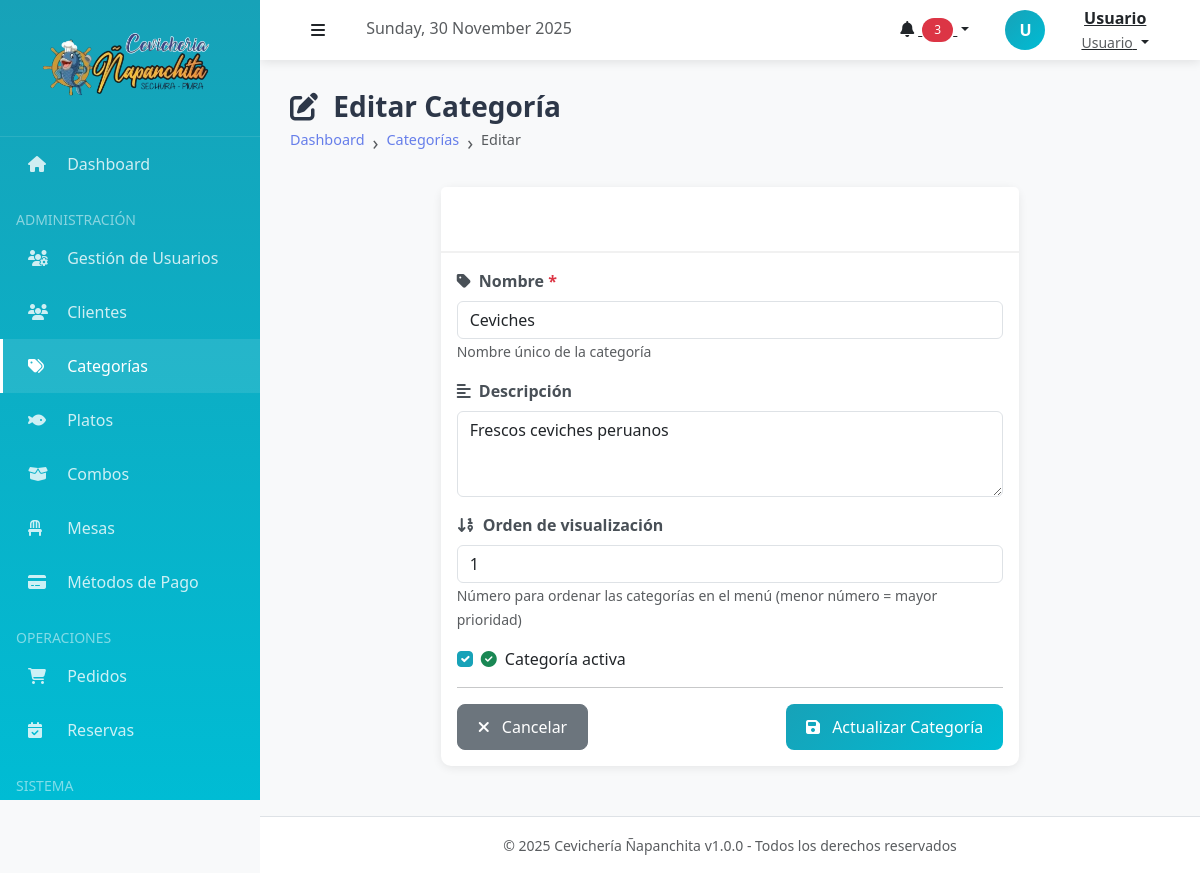
The app's page /index.php?action=categorias_editar&id=1 (signed in) with its own data.
### tables this page shows
CREATE TABLE categorias (
    id INT AUTO_INCREMENT PRIMARY KEY,
    nombre VARCHAR(50) UNIQUE NOT NULL,
    descripcion TEXT,
    orden INT DEFAULT 0 COMMENT 'Orden de visualizaciÃ³n',
    activo BOOLEAN DEFAULT TRUE,
    
    INDEX idx_categorias_activo (activo),
    INDEX idx_categorias_orden (orden)
);

### controllers/CategoriaController.php (called while the page is built, shortened)
<?php
require_once __DIR__ . '/../config/database.php';
require_once __DIR__ . '/../models/Categoria.php';
class CategoriaController
{
    private $categoria;
    public function __construct()
    {
        $database = new Database();
        $this->db = $database->getConnection();
        $this->categoria = new Categoria($this->db);
    }
    public function editar()
    {
        $id = $_GET['id'] ?? 0;
        $this->categoria->id = $id;
        $categoria = $this->categoria->obtenerPorId();
        require_once __DIR__ . '/../views/categorias/editar.php';
    }
}

### config/database.php (called while the page is built, shortened)
<?php
class Database
{
    private $host = "localhost";
    private $db_name = "napanchita_db";
    private $username = "root";
    private $password = "";
    public function getConnection()
    {
        try {
            $this->conn = new PDO(
                "mysql:host=" . $this->host . ";dbname=" . $this->db_name . ";charset=utf8mb4",
                $this->username,
                $this->password
            );
            $this->conn->setAttribute(PDO::ATTR_ERRMODE, PDO::ERRMODE_EXCEPTION);
            $this->conn->setAttribute(PDO::ATTR_EMULATE_PREPARES, false);
            return $this->conn;
        } catch (PDOException $e) {
            echo "Error de conexión: " . $e->getMessage();
            return null;
        }
    }
}

### models/Categoria.php (called while the page is built, shortened)
<?php
class Categoria
{
    private $conn;
    private $table = "categorias";
    public $id;
    public function __construct($db)
    {
        $this->conn = $db;
    }
    public function obtenerPorId()
    {
        $query = "SELECT * FROM " . $this->table . " WHERE id = :id LIMIT 1";
        $stmt = $this->conn->prepare($query);
        $stmt->bindParam(":id", $this->id, PDO::PARAM_INT);
        $stmt->execute();
        return $stmt->fetch(PDO::FETCH_ASSOC);
    }
}

### views/categorias/editar.php (the view, shortened to what this page needs)
<?php
include __DIR__ . '/../layouts/header.php';
?>
<div class="page-header">
    <h1><i class="fas fa-edit me-2"></i> Editar Categoría</h1>
    <nav aria-label="breadcrumb">
        <ol class="breadcrumb">
            <li class="breadcrumb-item"><a href="<?php echo BASE_URL; ?>index.php?action=dashboard">Dashboard</a></li>
            <li class="breadcrumb-item"><a href="<?php echo BASE_URL; ?>index.php?action=categorias">Categorías</a></li>
            <li class="breadcrumb-item active">Editar</li>
        </ol>
    </nav>
</div>
<div class="row">
    <div class="col-md-8 offset-md-2">
        <div class="card">
            <div class="card-header">
                <i class="fas fa-tags me-2"></i> Modificar Datos de la Categoría
            </div>
            <div class="card-body">
                <form action="<?php echo BASE_URL; ?>index.php?action=categorias_actualizar" method="POST" id="formEditarCategoria">
                    <div class="mb-3">
                        <label for="nombre" class="form-label">
                            <i class="fas fa-tag me-1"></i> Nombre <span class="text-danger">*</span>
                        </label>
                        <input type="text" class="form-control" id="nombre" name="nombre"
                            value="<?php echo htmlspecialchars($categoria['nombre']); ?>"
                            placeholder="Ej: Ceviches, Chicharrones, Bebidas" required maxlength="50">
                        <small class="form-text text-muted">Nombre único de la categoría</small>
                    </div>
                    <div class="mb-3">
                        <label for="descripcion" class="form-label">
                            <i class="fas fa-align-left me-1"></i> Descripción
                        </label>
                        <textarea class="form-control" id="descripcion" name="descripcion"
                            rows="3" placeholder="Descripción opcional de la categoría"><?php echo htmlspecialchars($categoria['descripcion'] ?? ''); ?></textarea>
                    </div>
                    <div class="mb-3">
                        <label for="orden" class="form-label">
                            <i class="fas fa-sort-numeric-down me-1"></i> Orden de visualización
                        </label>
                        <input type="number" class="form-control" id="orden" name="orden"
                            value="<?php echo $categoria['orden']; ?>" min="0">
                        <small class="form-text text-muted">Número para ordenar las categorías en el menú (menor número = mayor prioridad)</small>
                    </div>
                    <div class="mb-3">
                        <div class="form-check">
                            <input class="form-check-input" type="checkbox" id="activo" name="activo" value="1"
                                <?php
                                $activo = isset($categoria['activo']) ? (int)$categoria['activo'] : 0;
                                echo ($activo === 1) ? 'checked' : '';
                                ?>>
                            <label class="form-check-label" for="activo">
                                <i class="fas fa-check-circle text-success me-1"></i> Categoría activa
                            </label>
                        </div>
                    </div>
                    <hr>
                    <div class="d-flex justify-content-between">
                        <a href="<?php echo BASE_URL; ?>index.php?action=categorias" class="btn btn-secondary">
                            <i class="fas fa-times me-2"></i> Cancelar
                        </a>
                        <button type="submit" class="btn btn-primary">
                            <i class="fas fa-save me-2"></i> Actualizar Categoría
                        </button>
                    </div>
                </form>
            </div>
        </div>
    </div>
</div>
<?php
include __DIR__ . '/../layouts/footer.php';
?>

### public/css/style.css (style rules this page uses)
:root { --color-primary: #667eea; --color-secondary: #764ba2; --color-success: #28a745; --color-danger: #dc3545; --color-warning: #ffc107; --color-info: #17a2b8; --color-light: #f8f9fa; --color-dark: #343a40; --transition: all 0.3s ease; }
body { font-family: 'Segoe UI', Tahoma, Geneva, Verdana, sans-serif; background-color: #f4f6f9; }
.card { transition: var(--transition); margin-bottom: 20px; }
.card-header { font-weight: 600; background: linear-gradient(135deg, var(--color-primary) 0%, var(--color-secondary) 100%); color: white; border-bottom: none; }
.btn { transition: var(--transition); font-weight: 500; border-radius: 8px; padding: 10px 20px; }
.btn-primary { background: linear-gradient(135deg, var(--color-primary) 0%, var(--color-secondary) 100%); border: none; }
.form-label { font-weight: 600; color: #495057; margin-bottom: 8px; }
.breadcrumb { background: transparent; font-size: 0.9rem; }
.breadcrumb-item + .breadcrumb-item::before { content: "›"; font-size: 1.2rem; }
.breadcrumb-item a { color: var(--color-primary); text-decoration: none; }

### public/css/tema-celeste.css (style rules this page uses)
:root { --primary-color: #17a2b8; --primary-dark: #138496; --primary-light: #00bcd4; --primary-gradient: linear-gradient(135deg, #17a2b8 0%, #00bcd4 100%); }
.btn-primary { background: linear-gradient(135deg, #17a2b8 0%, #00bcd4 100%); border-color: #17a2b8; }
a { color: #17a2b8; }
.form-check-input:checked { background-color: #17a2b8; border-color: #17a2b8; }

### views/layouts/header.php (style rules this page uses)
:root { --sidebar-width: 260px; --header-height: 60px; --primary-color: #17a2b8; --secondary-color: #00bcd4; }
body { font-family: 'Segoe UI', Tahoma, Geneva, Verdana, sans-serif; background-color: #f8f9fa; }
.page-header { margin-bottom: 30px; }
.page-header h1 { font-size: 28px; font-weight: 700; color: #2d3748; margin: 0; }
.breadcrumb { background: transparent; padding: 0; margin: 5px 0 0 0; }
.card { border: none; box-shadow: 0 2px 10px rgba(0, 0, 0, 0.08); border-radius: 10px; }
.card-header { background: white; border-bottom: 2px solid #f1f1f1; font-weight: 600; padding: 20px; }

### records on screen
categorias: nombre "Ceviches", descripcion "Frescos ceviches peruanos", orden "1", activo "☑"

### other values on screen
substr($_SESSION['nombre'] ?? 'U', 0, 1) "U"
$_SESSION['nombre'] "Usuario"
$_SESSION['rol'] "Usuario"
APP_NAME "Cevichería Ñapanchita"
APP_VERSION "1.0.0"
